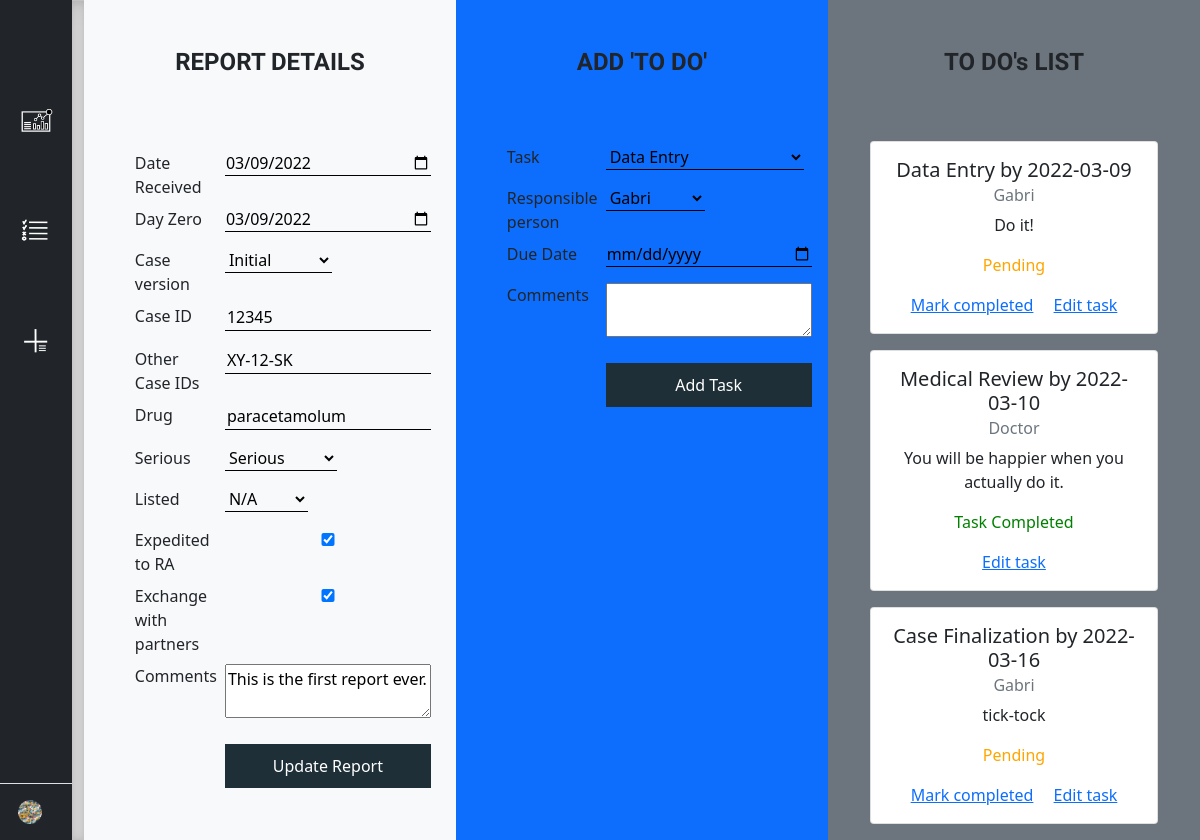
Page /report/1 (signed in) on the committed database.
### main.py (models this page shows)
class Report(UserMixin, db.Model):
    __tablename__ = "report"
    id = db.Column(db.Integer, primary_key=True, nullable=False)
    date_received = db.Column(db.Date, nullable=True)
    day_zero = db.Column(db.Date, nullable=True)
    case_id = db.Column(db.String(250), nullable=True)
    case_version = db.Column(db.String(250), nullable=True)
    other_case_id = db.Column(db.String(250), nullable=True)
    drug = db.Column(db.String(250), nullable=True)
    serious = db.Column(db.String(250), nullable=True)
    listed = db.Column(db.String(250), nullable=True)
    expedited = db.Column(db.Boolean, nullable=True)
    exchange = db.Column(db.Boolean, nullable=True)
    comments = db.Column(db.String(500), nullable=True)
    report_tasks = db.relationship("Task", backref="report")

class Task(UserMixin, db.Model):
    __tablename__ = "task"
    id = db.Column(db.Integer, primary_key=True, nullable=False)
    taskowner_id = db.Column(db.Integer, db.ForeignKey("user.id"))
    report_id = db.Column(db.Integer, db.ForeignKey("report.id"))
    task_name = db.Column(db.String(500), nullable=True)
    due_date = db.Column(db.Date, nullable=True)
    completed = db.Column(db.Boolean(), nullable=True)
    task_comments = db.Column(db.String(500), nullable=True)

class User(UserMixin, db.Model):
    __tablename__ = "user"
    id = db.Column(db.Integer, primary_key=True)
    username = db.Column(db.String(250), unique=True, nullable=False)
    password = db.Column(db.String(500), nullable=False)
    email = db.Column(db.String(250), unique=True, nullable=False)
    user_tasks = db.relationship("Task", backref='taskowner')

### main.py (the view, shortened to what this page needs)
@app.route("/report/<id>", methods=["GET", "POST"])
@login_required
def report(id):
    report = Report.query.filter_by(id=id).first()
    if not report:
        return return_error("Report does not exist", 404)
    report_details_form = ReportForm(date_received=report.date_received, day_zero=report.day_zero,
                                     case_id=report.case_id, case_version=report.case_version,
                                     other_case_id=report.other_case_id, drug=report.drug,
                                     serious=report.serious, listed=report.listed,
                                     expedited=report.expedited, exchange=report.exchange,
                                     comments=report.comments)
    report_details_form.submit.label.text = 'Update Report'
    report_task_form = AddTaskForm()
    user_list = User.query.all()
    user_choices = [(user.id, user.username) for user in user_list]
    report_task_form.task_owner.choices = user_choices
    report_tasks = Task.query.filter_by(report_id=id).all()
    if request.method == "GET":
        return render_template("report.html", form=report_details_form,
                               new_task=report_task_form,
                               report_tasks=report_tasks,
                               report_id=id)
    return redirect(f"/report/{report.id}")

### forms.py
class ReportForm(FlaskForm):
    date_received = DateField("Date Received", validators=[DataRequired()])
    day_zero = DateField("Day Zero", validators=[DataRequired()])
    case_id = StringField("Case ID")
    case_version = SelectField("Case version", choices=["Initial", "Follow-up 1",
                                                        "Follow-up 2", "Follow-up 3",
                                                        "Follow-up 4", "Follow-up 5",
                                                        "Follow-up 6", "Follow-up 7"])
    other_case_id = StringField("Other Case IDs")
    drug = StringField("Drug", validators=[DataRequired()])
    serious = SelectField("Serious", choices=['Serious', 'Non-serious', 'N/A'])
    listed = SelectField("Listed", choices=['N/A', 'Listed', 'Unlisted'])
    expedited = BooleanField("Expedited to RA")
    exchange = BooleanField("Exchange with partners")
    comments = TextAreaField("Comments", validators=[Length(max=500)])
    submit = SubmitField("Add Report")

class AddTaskForm(FlaskForm):
    task_owner = SelectField("Responsible person", validators=[DataRequired()])
    task_name = SelectField("Task", choices=["Data Entry", "Quality Check",
                                             "Medical Review", "Submission to RA",
                                             "Exchange with Partners", "Case Finalization"])
    due_date = DateField("Due Date", validators=[DataRequired()])
    task_comments = TextAreaField("Comments", validators=[Length(max=500)])
    submit = SubmitField("Add Task")

### main.py (called while the page is built)
@login_manager.user_loader
def load_user(user_id):
    return User.query.get(int(user_id))

### templates/report.html (shortened to what this page needs)
{% extends "dashboard_layout.html" %}
{% block main %}
  <div class="container-fluid p-0 report-details scrollable">
    <div class="row w-100 h-100 m-0">
        <div class="col-lg-4 col-md-6 col-sm-12 bg-light">
          <div class="delete-report">
          <h2>REPORT DETAILS</h2>
          <a href="{{ url_for('delete_report', report_id=report_id) }}" class="btn btn-outline-light">Delete report</a>
          </div>
            <form class="form form-horizontal center" method="post" role="form">
              <table class="table table-borderless table-sm">
              <tr>
                <td>{{ form.date_received.label }}</td>
                <td>{{ form.date_received }}</tr></td>
              <tr>
                <td>{{ form.day_zero.label }}</td>
                <td>{{ form.day_zero }}</td>
              </tr>
              <tr>
                <td>{{ form.case_version.label }}</td>
                <td>{{ form.case_version }}</td>
              </tr>
              <tr>
                <td>{{ form.case_id.label }}</td>
                <td>{{ form.case_id }}</td>
              </tr>
              <tr>
                <td>{{ form.other_case_id.label }}</td>
                <td>{{ form.other_case_id }}</td>
              </tr>
              <tr>
                <td>{{ form.drug.label }}</td>
                <td>{{ form.drug }}</td>
              </tr>
              <tr>
                <td>{{ form.serious.label }}</td>
                <td>{{ form.serious }}</td>
              </tr>
              <tr>
                <td>{{ form.listed.label }}</td>
                <td>{{ form.listed }}</td>
              </tr>
              <tr>
                <td>{{ form.expedited.label }}</td>
                <td>{{ form.expedited }}</td>
              </tr>
              <tr>
                <td>{{ form.exchange.label }}</td>
                <td>{{ form.exchange }}</td>
              </tr>
              <tr>
                <td>{{ form.comments.label }}</td>
                <td>{{ form.comments }}</td>
              </tr>
              <tr>
                <td></td>
                <td>{{ form.submit }}</td>
              </tr>
            </table>
            </form>
        </div>
        <div class="col-lg-4 col-md-6 col-sm-12 bg-primary">
            <h2>ADD 'TO DO'</h2>
            <form class="form form-horizontal center" method="post" role="form">
              <table class="table table-borderless table-sm">
                <tr>
                  <td>{{ new_task.task_name.label }}</td>
                  <td>{{ new_task.task_name }}</td>
                </tr>
                <tr>
                  <td>{{ new_task.task_owner.label }} </td>
                  <td>{{ new_task.task_owner }}</td>
                </tr>
                <tr>
                  <td>{{ new_task.due_date.label }}</td>
                  <td>{{ new_task.due_date }}</td>
                </tr>
                <tr>
                  <td>{{ new_task.task_comments.label }}</td>
                  <td>{{ new_task.task_comments }}</td>
                </tr>
                <tr>
                  <td></td>
                  <td>{{ new_task.submit }}</td>
                </tr>
              </table>
              </form>
        </div>
        <div class="col-lg-4 col-md-12 col-sm-12 bg-secondary scrollable">
          <h2>TO DO's LIST</h2>
          {% for task in report_tasks %}
          <div class="card todo-card center" style="width: 18rem;">
            <div class="card-body">
              <h5 class="card-title">{{ task.task_name }} by {{ task.due_date }}</h5>
              <h6 class="card-subtitle mb-2 text-muted">{{ task.taskowner.username }}</h6>
              <p class="card-text">{{ task.task_comments }}</p>
              {% if task.completed == True %}
              <p class="card-text" style="color: green">Task Completed</p>
              <a href="{{ url_for('edit_task', task_id=task.id) }}" class="card-link">Edit task</a>
              {% else %}
              <p class="card-text" style="color: orange">Pending</p>
              <a href="{{ url_for('complete_task', task_id=task.id) }}" class="card-link">Mark completed</a>
              <a href="{{ url_for('edit_task', task_id=task.id) }}" class="card-link">Edit task</a>
              {% endif %}
            </div>
          </div>
          {% endfor %}
      </div>
    </div>
  </div>
{% endblock %}

### static/css/dashboard_style.css (style rules this page uses)
body { min-height: 100vh; min-height: -webkit-fill-available; overflow-y: hidden; min-width: 590px; }
html { height: -webkit-fill-available; }
h2 { font-family: 'Spartan', sans-serif; font-weight: 700; font-size: 1.5rem; }
.new-report-page form input, select { margin-bottom: 0.5rem; background: transparent; border: none; border-bottom: 1px solid #000; width: auto !important; }
.report-details form input, select { margin-bottom: 0.5rem; background: transparent; border: none; border-bottom: 1px solid #000; width: 100%; }
.report-details form input[type=submit] { margin-top: 0.75rem; padding: 10px; background: solid; background-color: #1F2F38; color: #FFF; border: solid; border: 1px; }
.todo-card { text-align: center; margin-bottom: 1rem !important; }
.report-details h2 { margin: 3rem auto 4rem auto; text-align: center; }
.delete-report { text-align: center; margin: 2rem auto; }
.delete-report h2 { margin: 3rem auto 0rem auto !important; }
.center { margin: auto; width: 80%; }
.scrollable { overflow-y: auto !important; height: 100vh; }

### rows in the picture
Report: date_received "03/09/2022", day_zero "03/09/2022", case_version "Initial", case_id "12345", other_case_id "XY-12-SK", drug "paracetamolum", serious.label "Serious", serious "Serious", listed "N/A", expedited "☑", exchange "☑", comments "This is the first report ever."
Task: task_name "Data Entry", due_date "2022-03-09", taskowner.username "Gabri", task_comments "Do it!"
Task: task_name "Medical Review", due_date "2022-03-10", taskowner.username "Doctor", task_comments "You will be happier when you actually do it."
Task: task_name "Case Finalization", due_date "2022-03-16", taskowner.username "Gabri", task_comments "tick-tock"

### other values in the picture
{{ new_task.task_name.label }} "Task"
{{ new_task.task_owner.label }} "Responsible person"
{{ new_task.due_date.label }} "Due Date"
{{ new_task.task_comments.label }} "Comments"
